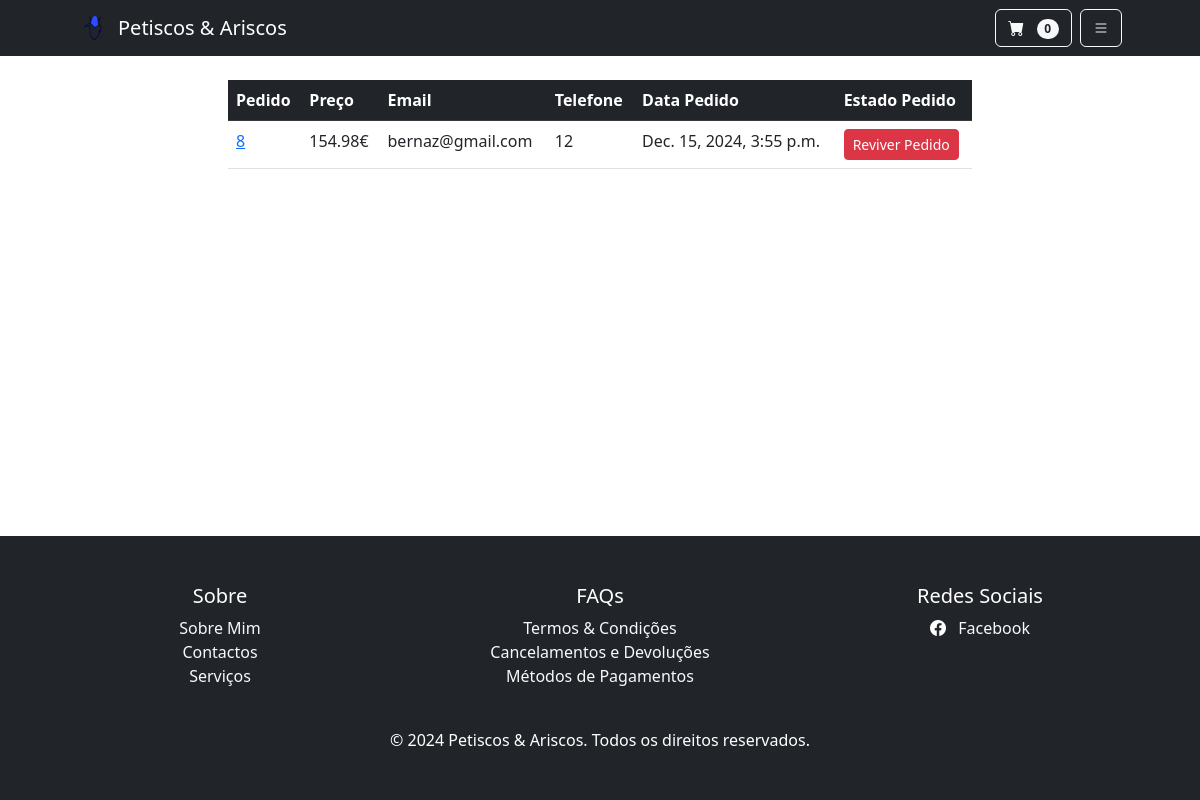
The app's page /pagamentos/pedidos_finalizados (signed in), older data.
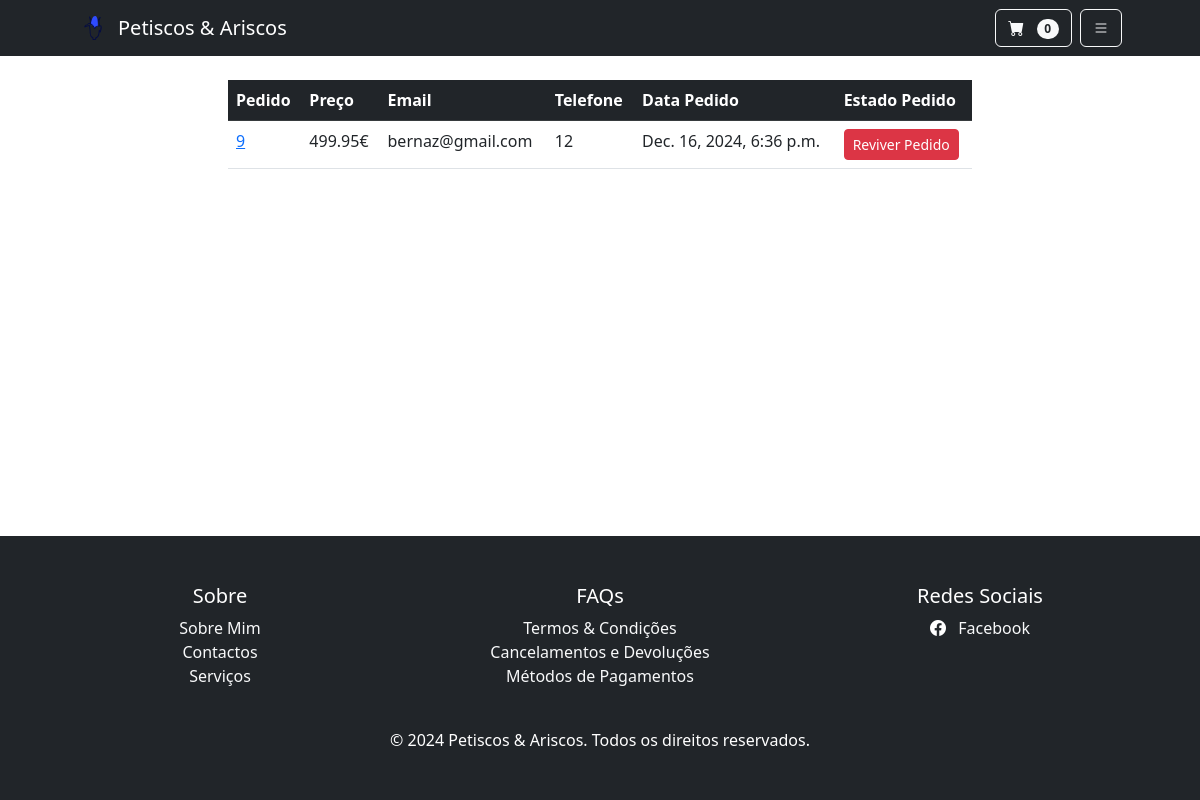
The same page, newer data.
### pagamentos/models.py (models this page shows, shortened)
class Order(models.Model):
    user = models.ForeignKey(User, on_delete=models.CASCADE, null=True, blank=True)
    full_name = models.CharField(max_length=250)
    email = models.EmailField(max_length=250)
    shipping_address = models.TextField(max_length=1500)
    phone = models.CharField(max_length=200, null=True, blank=True)
    amount_paid = models.DecimalField(max_digits=10, decimal_places=2)
    date_ordered = models.DateTimeField(auto_now_add=True)
    shipped = models.BooleanField(default=False)
    date_shipped = models.DateTimeField(blank=True, null=True)

### pagamentos/views.py (the view, shortened to what this page needs)
# urls.py: path('pedidos_finalizados', views.shipped_dash, name='shipped_dash'),
def shipped_dash(request):
	if request.user.is_authenticated and request.user.is_superuser:
		orders = Order.objects.filter(shipped=True)
		return render(request, "payment/shipped_dash.html", {"orders":orders})
	else:
		messages.success(request, "Access Denied")
		return redirect('home')

### carrinho/cart.py (called while the page is built)
	def __len__(self):
		return len(self.cart)

### carrinho/context_processors.py (called while the page is built)
def cart(request):
	return {'cart': Cart(request)}

### pagamentos/templates/payment/shipped_dash.html (shortened to what this page needs)
{% extends 'base.html' %}
{% block content %}
        <div class="container">
            <div class="row">
                <center>
                    <div class="col-8">
                        <br/>
                        <table class="table">
                            <thead class="table-dark">
                                <tr>
                                    <th scope="col">Pedido</th>
                                    <th scope="col">Preço</th>
                                    <th scope="col">Email</th>
                                    <th scope="col">Telefone</th>
                                    <th scope="col">Data Pedido</th>
                                    <th scope="col">Estado Pedido</th>
                                </tr>
                            </thead>
                            <tbody>
                                {% for item in orders %}
                                <tr>
                                    <td><a href="{% url 'orders' item.id %}">{{ item.id }}</a></td>
                                    <td>{{ item.amount_paid }}€</td>
                                    <td>{{ item.email }}</td>
                                    <td>{{ item.phone }}</td>
                                    <td>{{ item.date_ordered }}</td>
                                    <td>
                                        <form method="POST">
                                            <button type="submit" class="btn btn-danger btn-sm">Reviver Pedido</button>
                                        </form>
                                    </td>
                                </tr>
                                {% endfor %}
                            </tbody>
                        </table>
                        <br/>
                    </div>
                </center>
            </div>
        </div>
{% endblock %}

### loja/templates/base.html (shortened to what this page needs)
{% load static %}
<!DOCTYPE html>
<html lang="en">
<head>
    <link href="https://cdn.jsdelivr.net/npm/bootstrap-icons@1.5.0/font/bootstrap-icons.css" rel="stylesheet" />
    <link href="{% static 'css/customs.css' %}" rel="stylesheet">
    <link href="{% static 'css/styles.css' %}" rel="stylesheet" />
</head>
<body>
    {% include 'navbar.html' %}
    <main>
        {% block content %}
        {% endblock %}
    </main>
    <footer class="py-5 bg-dark text-white">
        <div class="container">
            <div class="row justify-content-center">
                <div class="col-md-4 footer-links text-center">
                    <h5>Sobre</h5>
                    <ul class="list-unstyled">
                        <li><a href="#" class="text-decoration-none text-light">Sobre Mim</a></li>
                        <li><a href="#" class="text-decoration-none text-light">Contactos</a></li>
                        <li><a href="#" class="text-decoration-none text-light">Serviços</a></li>
                    </ul>
                </div>
                <div class="col-md-4 footer-links text-center">
                    <h5>FAQs</h5>
                    <ul class="list-unstyled">
                        <li><a href="#" class="text-decoration-none text-light">Termos & Condições</a></li>
                        <li><a href="#" class="text-decoration-none text-light">Cancelamentos e Devoluções</a></li>
                        <li><a href="#" class="text-decoration-none text-light">Métodos de Pagamentos</a></li>
                    </ul>
                </div>
                <div class="col-md-4 footer-links text-center">
                    <h5>Redes Sociais</h5>
                    <ul class="list-unstyled">
                        <li>
                            <i class="bi bi-facebook"></i>
                            <a href="https://www.facebook.com/PetiscosAriscos" class="text-decoration-none text-light ms-2">Facebook</a>
                        </li>
                    </ul>
                </div>
            </div>
            <div class="text-center mt-4">
                <p class="mb-0">&copy; 2024 Petiscos & Ariscos. Todos os direitos reservados.</p>
            </div>
        </div>
    </footer>
</body>
</html>

### loja/templates/navbar.html (shortened to what this page needs)
{% load static %}
<nav class="navbar navbar-expand-lg navbar-dark bg-dark">
    <div class="container px-4 px-lg-5">
        <a class="navbar-brand d-flex align-items-center" href="{% url 'home' %}">
            <img src="{% static 'assets/corn.svg' %}" alt="Logo" style="height: 30px; width: 30px; margin-right: 10px;">
            Petiscos & Ariscos
        </a>
         <div class="d-flex align-items-center">
            <a href="{% url 'cart_summary' %}" class="btn btn-outline-light me-2">
                <i class="bi-cart-fill me-1"></i>
                <span class="badge bg-light text-dark ms-1 rounded-pill" id="cart_quantity">{{ cart|length }}</span>
        </a>
        <div class="dropdown">
            <button class="btn btn-outline-light" type="button" id="toggleMenu" data-bs-toggle="dropdown" aria-expanded="false">
                <i class="bi bi-list"></i>
            </button>
        </div>
    </div>
</nav>

### loja/templates/base.html (style rules this page uses)
html, body { height: 100%; margin: 0; }
body { display: flex; flex-direction: column; }
main { flex: 1; }
footer { background-color: #212529; color: white; padding: 20px 0; }
.footer-links a { color: #adb5bd; text-decoration: none; }

Row changes from the older to the newer data that the page shows:
no longer on this page (row edited): Order: id "8", amount_paid "154.98", email "bernaz@gmail.com", phone "12", date_ordered "Dec. 15, 2024, 3:55 p.m."
added Order: id "9", amount_paid "499.95", email "bernaz@gmail.com", phone "12", date_ordered "Dec. 16, 2024, 6:36 p.m."
